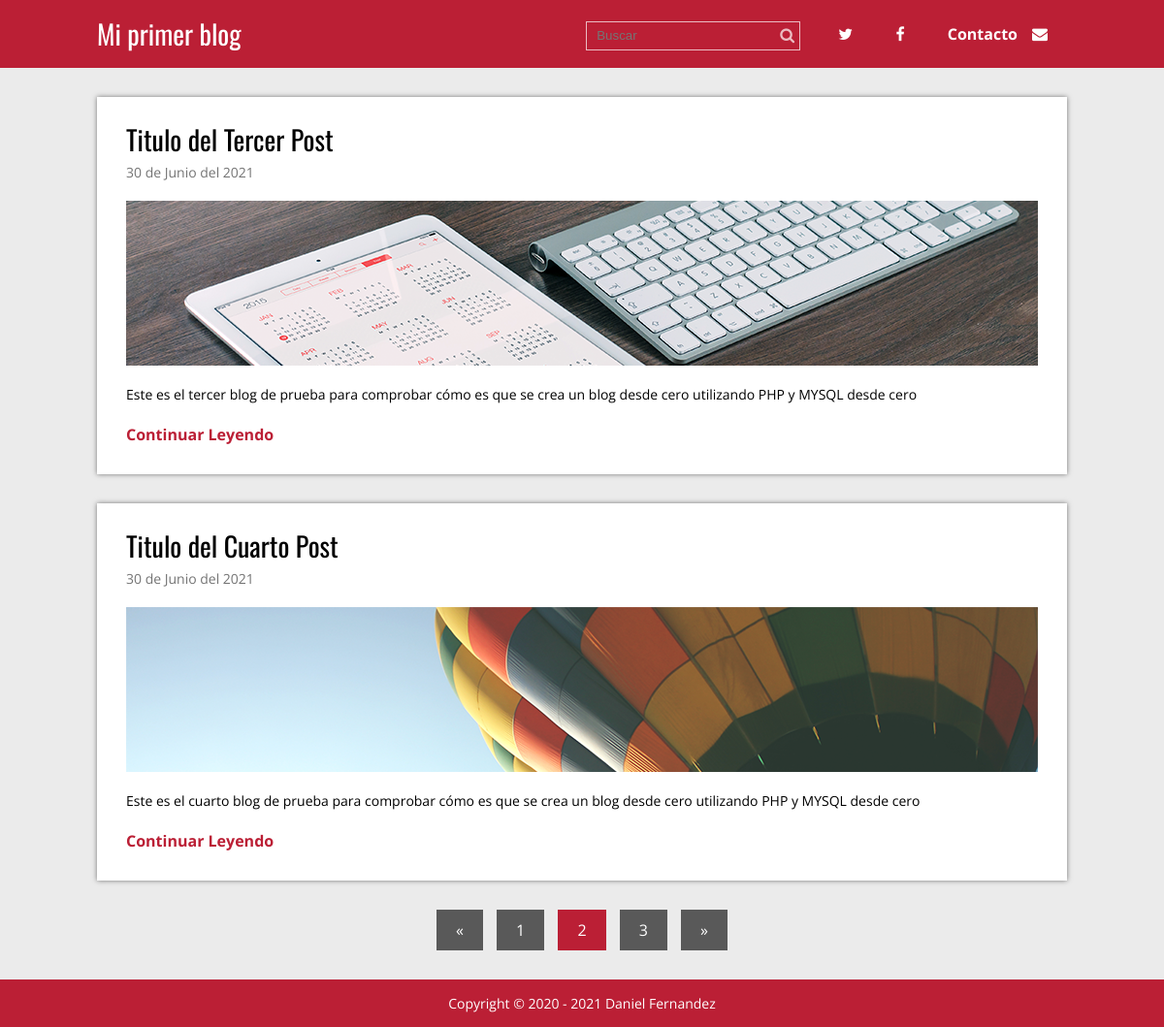
Page /index.php?p=2 on the committed database.
### tables this page shows
CREATE TABLE `articulos` (
  `id` int(11) NOT NULL,
  `titulo` varchar(200) NOT NULL,
  `extracto` varchar(200) NOT NULL,
  `fecha` timestamp NOT NULL DEFAULT current_timestamp(),
  `texto` text NOT NULL,
  `thumb` varchar(50) NOT NULL
);

### index.php (called while the page is built, shortened)
<?php
require 'admin/config.php';
require 'functions.php';
$conexion = conexion($bd_config);
$posts = obtener_post($blog_config['post_por_pagina'], $conexion);
require 'views/index.view.php';
?>

### admin/config.php (called while the page is built, shortened)
<?php
$blog_config = array(
    'post_por_pagina'=> '2',
    'carpeta_imagenes' => 'imagenes/'
);
?>

### functions.php (called while the page is built, shortened)
<?php
function pagina_actual(){
    return isset($_GET['p']) ? (int)$_GET['p'] : 1;
}
function obtener_post($post_por_pagina, $conexion){
    $inicio = (pagina_actual() > 1) ? pagina_actual() * $post_por_pagina - $post_por_pagina : 0;
    $sentencia = $conexion->prepare("SELECT SQL_CALC_FOUND_ROWS * FROM articulos LIMIT $inicio, $post_por_pagina");
    $sentencia -> execute();
	return $sentencia->fetchAll();
}
function fecha($fecha){
    $timestamp = strtotime($fecha);
    $meses = ['Enero', 'Febrero', 'Marzo', 'Abril', 'Mayo', 'Junio', 'Julio', 'Agosto', 'Septiembre', 'Octubre', 'Noviembre', 'Diciembre'];
    $dia = date('d', $timestamp);
    $mes = date('m', $timestamp) -1;
    $year = date('Y', $timestamp);
    $fecha = "$dia de " . $meses[$mes] . " del $year";
    return $fecha;
}
?>

### views/index.view.php (the view)
<?php require 'header.php' ?>
<div class="contenedor">
    <?php foreach($posts as $post): ?>
        <div class="post">
            <article>
                <h2 class="titulo"><a href="single.php?id=<?php echo $post['id']; ?>"><?php echo $post['titulo']; ?></a></h2>
                <p class="fecha"><?php echo fecha($post['fecha']); ?></p>
                <div class="thumb">
                    <a href="single.php?id=<?php echo $post['id']; ?>">
                        <img src="<?php echo RUTA; ?>/imagenes/<?php echo $post['thumb']; ?>" alt="">
                    </a>
                </div>
                <p class="extracto"><?php echo $post['extracto']; ?></p>
                <a href="single.php?id=<?php echo $post['id']; ?>" class="continuar">Continuar Leyendo</a>
            </article>
        </div>
    <?php endforeach; ?>
    <?php require 'paginacion.php'; ?>
</div>
<?php require 'footer.php'; ?>

### css/estilos.css (style rules this page uses)
* { margin: 0; padding: 0; -webkit-box-sizing: border-box; -moz-box-sizing: border-box; box-sizing: border-box; }
body { font-size: 16px; font-family: 'Open Sans', sans-serif; background: #ebebeb; }
h1, h2, h3, h4, h5, h6 { font-family: "Oswald", Arial, Sans-serif; font-weight: normal; }
a { text-decoration: none; color:#BB1F35; }
.contenedor { max-width: 1000px; width: 90%; margin: auto; }
.post { width: 100%; background: #fff; box-shadow: 0px 0px 5px rgba(0,0,0, .5); margin-bottom: 30px; padding: 30px; }
.post article .titulo { font-family: "Oswald", Arial, Sans-serif; font-size: 28px; font-weight: normal; line-height: 28px; margin-bottom: 10px; }
.post article .titulo a { color:#000; }
.post article .fecha { color:#747474; font-size: 14px; margin-bottom: 20px; }
.post article .thumb { margin-bottom: 20px; }
.post article .thumb img { vertical-align: top; width: 100%; }
.post article .extracto { font-size: 14px; line-height: 20px; margin-bottom: 20px; }
.post article .continuar { color:#BB1F35; font-weight: bold; }

### rows in the picture
articulos: titulo "Titulo del Tercer Post", fecha "30 de Junio del 2021", thumb (picture), extracto "Este es el tercer blog de prueba para comprobar cómo es que se crea un blog desde cero utilizando PHP y MYSQL desde cero"
articulos: titulo "Titulo del Cuarto Post", fecha "30 de Junio del 2021", thumb (picture), extracto "Este es el cuarto blog de prueba para comprobar cómo es que se crea un blog desde cero utilizando PHP y MYSQL desde cero"
